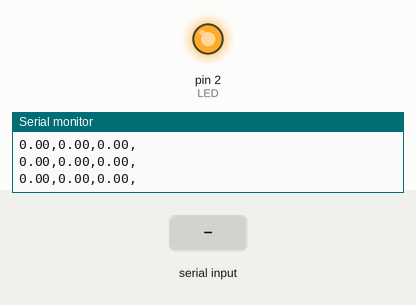
A sketch run on a simulated Arduino Uno, built with avr-gcc and run on an emulated ATmega328P. On the bench: output pins drawn as LEDs (lit = HIGH), the last lines printed to the serial monitor. The inputs (shaded band) are chosen by the test bench. Pins used as bus, display or sensor lines are not drawn.

Above: at 1.2 s.
1.3 s: "1" received over Serial
At 1.4 s:
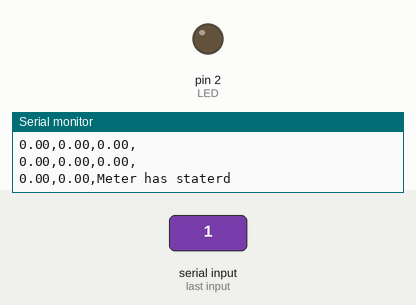
Timing chart, 0 to 4.3 s (numbered marks = the images above; inputs shaded):
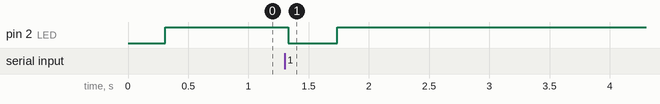

The sketch:

SDM_630.ino
```cpp
#include <SoftwareSerial.h>


#define RE        16  //D0      //MAX485 Receiver Enable pin
#define DE        5   //D1      //MAX485 Output Driver Enable pin
#define RX        4   //D2
#define TX        0   //D3

#define UInt16    uint16_t
#define LED       2         // built-in LED


SoftwareSerial softSerial;


/*

    MODBUS Protocol Message Format - 32 bit IEEE 754 floating point format
    A =  Slave address of the SDM230 - Default is 0x01
    B =  Function code - 0x04=Holding Registers, 0x03=Input Registers
    C =  High byte register address
    D =  Low byte register address
    E =  Number of registers to read high byte - usually 0x00
    F =  Number of regsiters to read low byte - usually 0x02 since we onyl want to to read 1 regsiter
    G =  CRC low byte - I dont know why, but its swapped around
    H =  CRC high byte

 */

// List of commands with CRC - could not get the ModRTU_CRC to work so... here we are
//                                A    B    C    D    E    F    G    H
char V_a[]                 = {0x01,0x04,0x00,0x00,0x00,0x02,0x71,0xCB};
char V_b[]                 = {0x01,0x04,0x00,0x02,0x00,0x02,0xD0,0x0B};
char V_c[]                 = {0x01,0x04,0x00,0x04,0x00,0x02,0x30,0x0A};

char P_a[]             = {0x01,0x04,0x00,0x0C,0x00,0x02,0xB1,0xC8};
char P_b[]             = {0x01,0x04,0x00,0x0E,0x00,0x02,0x10,0x08};
char P_c[]             = {0x01,0x04,0x00,0x10,0x00,0x02,0x70,0x0E};

char Q_a[]             = {0x01,0x04,0x00,0x18,0x00,0x02,0xF1,0xCC};
char Q_b[]             = {0x01,0x04,0x00,0x1A,0x00,0x02,0x0C,0x50};
char Q_c[]             = {0x01,0x04,0x00,0x1C,0x00,0x02,0xB0,0x0D};

char S_a[]             = {0x01,0x04,0x00,0x12,0x00,0x02,0xD1,0xCE};
char S_b[]             = {0x01,0x04,0x00,0x14,0x00,0x02,0x31,0xCF};
char S_c[]             = {0x01,0x04,0x00,0x16,0x00,0x02,0x90,0x0F};

char E_a_import[]         = {0x01,0x04,0x01,0x5A,0x00,0x02,0x50,0x24};
char E_b_import[]         = {0x01,0x04,0x01,0x5C,0x00,0x02,0xB0,0x25};
char E_c_import[]         = {0x01,0x04,0x01,0x5E,0x00,0x02,0x11,0xE5};

char E_total_import[]     = {0x01,0x04,0x00,0x48,0x00,0x02,0xF1,0xDD};

char frequency[]              = {0x01,0x04,0x00,0x46,0x00,0x02,0x90,0x1E};

char current[]                = {0x01,0x04,0x00,0x06,0x00,0x02,0x91,0xCA};


// Compute the MODBUS RTU CRC
char *ModRTU_CRC(char *buf,int len)
{
  char hold[8];
  uint16_t high_byte = 0;
  uint16_t low_byte = 0;
  memcpy(hold,buf,6);

  UInt16 crc = 0xFFFF;

  for (int pos = 0; pos < len; pos++) {
    crc ^= (UInt16)buf[pos];          // XOR byte into least sig. byte of crc
    for (int i = 8; i != 0; i--) {    // Loop over each bit
      if ((crc & 0x0001) != 0) {      // If the LSB is set
        crc >>= 1;                    // Shift right and XOR 0xA001
        crc ^= 0xA001;
      }
      else                            // Else LSB is not set
        crc >>= 1;                    // Just shift right
    }
  }
  // Note, this number has low and high bytes swapped, so use it accordingly (or swap bytes)

  crc = (crc & 0x00ff)<<8 | (crc & 0xff00)>>8;
  hold[6] = (crc & 0xff00)>>8;
  hold[7] = (crc & 0x00ff);

  for(int i = 0;i<8;i++){
    Serial.print(" hold[");
    Serial.print(i);
    Serial.print(" ");
    Serial.print(hold[i],HEX);

  }
  Serial.println();
  //Serial.println((int) &hold,HEX);

  return hold;
}

void setup()
{

  pinMode(LED,OUTPUT);


  //setup serial ports
  softSerial.begin(38400, SWSERIAL_8N1, RX, TX, false);
  Serial.begin(38400);
  while(!Serial);

  pinMode(RE,OUTPUT);
  pinMode(DE,OUTPUT);

  //Enable trancever listening
  digitalWrite(RE,0);
  digitalWrite(DE,0);

  Serial.println("Meter has staterd");


  Serial.println();
}

// Holds the incomming data and is used to convert to float
union
    {
    byte asBytes[4];
    float asFloat;
    long asLong;
    double asDouble;
    } data;


void loop()
{

  //send(ModRTU_CRC(v,6),sizeof(voltage_A_line_neutral));

  send(P_a,sizeof(P_a));
  send(P_b,sizeof(P_b));
  send(P_c,sizeof(P_c));

  //send(E_a_import,sizeof(E_a_import));
  //send(E_b_import,sizeof(E_b_import));
  //send(E_c_import,sizeof(E_c_import));
  //send(E_total_import,sizeof(E_total_import));

  Serial.println();


  //receive();
  digitalWrite(LED,1);
  delay(100); // need to wait until the TX buffer has sent all the data - to slow things down

}

float bytesArr_to_float(char *serialBuffer){
  // reverse the order because Adruino Nano is Little-Endian
  for(int i = 0; i< 4; i++) data.asBytes[i] = serialBuffer[6-i];
  return data.asFloat;
}

void send(char *data, int len){
  // Receiver Output Enable(RE) active LOW
  // Driver Output Enable (DE) active HIGH
  // To write, pull DE and RE HIGH
/*
  for(int i = 0;i<8;i++){
    Serial.print(" data ");
    Serial.print(data[i],HEX);

  }
  Serial.println();
  //Serial.println((int) &data,HEX);
  */


  bool state = 1;

  digitalWrite(RE,state);
  digitalWrite(DE,state);

  //Serial.write(data,len);
  softSerial.write(data,len);

 // Disable output driver and Enable receiver
  digitalWrite(RE,!state);  //RE low = enabled - so that it can listen for the reply
  digitalWrite(DE,!state);  //DE low = disabled

  receive();
}


void receive(){
  char serialBuffer[9];
  int i = 0;
  // Receives MODBUS data
  if (Serial.available() > 0 )
  {
    //SDM230 replies with 9 bytes
    //The first 3 bytes are overhead stuff
    //Next 4 bytes is - Data of type float
    //Last 2 bytes is modbus CRC16


    // read all bytes for the RX buffer
    while(Serial.available() > 0 )
    {
      serialBuffer[i] = Serial.read();
      //Serial.println(serialBuffer[i],HEX);
      i++;
      digitalWrite(LED,0);
    }
    //convert data to float
    bytesArr_to_float(serialBuffer);


    // Clear the buffer
    memset(serialBuffer, 0, 20);
  }

  // delay give the energy meter time to process the next command. Meter does not respond if there is no delay
  Serial.print(data.asFloat);
  Serial.print(",");
  delay(100);

}
```

Measured:
- after the input at 1.3 s, pin 2 (LED): HIGH → LOW at once, → HIGH 0.41 s later
